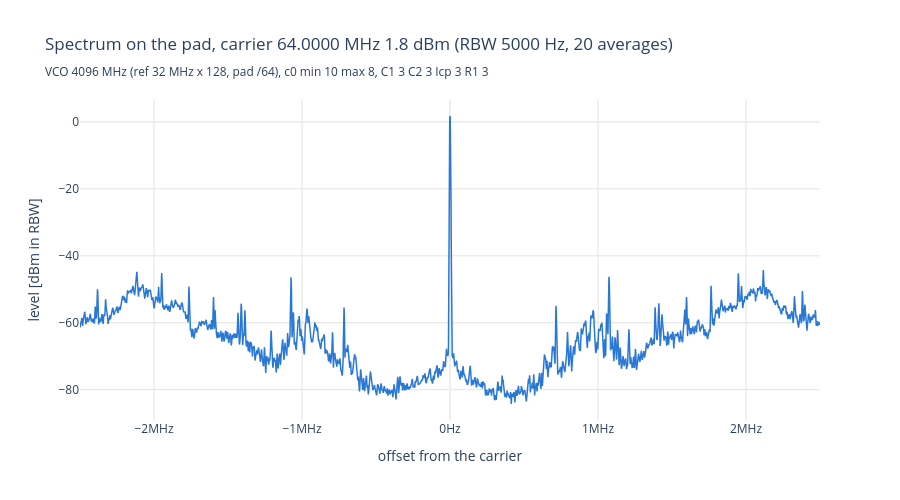

Source (notebook cell):
### Code cell
F_start, F_stop = None, None  # offset from the carrier shown [Hz] (may be negative); None = edge of the trace

# Averaged spectrum on the pad around the carrier, as measured (dBm in the trace's RBW, not binned).
d = trace_of("spectrum")
d = d.assign(freq=d["freq"] - d["center"])
d = in_range(d, d["freq"].min() if F_start is None else F_start, d["freq"].max() if F_stop is None else F_stop)
fig = go.Figure()
fig.add_scatter(x=d["freq"], y=d["level_dbm"], mode="lines", line=dict(color=PALETTE[0], width=1.5), showlegend=False,
                hovertemplate="%{x:.4s}Hz: %{y:.1f} dBm<extra></extra>")
fig.update_layout(title=f"Spectrum on the pad, carrier {r.f_out_meas / 1e6:.4f} MHz {r.carrier_dbm:.1f} dBm "
                        f"(RBW {d['rbw'].iloc[0]:g} Hz, {d['averages'].iloc[0]:.0f} averages)<br><sub>{TITLE}</sub>",
                  template="plotly_white", height=500)
fig.update_xaxes(title="offset from the carrier", type="linear", ticksuffix="Hz", exponentformat="SI", gridcolor=GRID)
fig.update_yaxes(title="level [dBm in RBW]", gridcolor=GRID)
save(fig, "spectrum")

### Figure 1 — Plotly figure (JSON) as saved in the notebook; plotly's stock layout.template omitted (floating-point values rounded to 4 significant figures; data arrays with more than 128 entries replaced by an {"elided": "..."} marker saying what was removed)
{"data": [{"hovertemplate": "%{x:.4s}Hz: %{y:.1f} dBm<extra></extra>", "line": {"color": "#2a78d6", "width": 1.5}, "mode": "lines", "showlegend": false, "type": "scatter", "x": {"elided": "5001 float values"}, "y": {"elided": "5001 float values"}}], "layout": {"height": 500, "title": {"text": "Spectrum on the pad, carrier 64.0000 MHz 1.8 dBm (RBW 5000 Hz, 20 averages)<br><sub>VCO 4096 MHz (ref 32 MHz x 128, pad /64), c0 min 10 max 8, C1 3 C2 3 Icp 3 R1 3</sub>"}, "xaxis": {"exponentformat": "SI", "gridcolor": "#e4e3df", "ticksuffix": "Hz", "title": {"text": "offset from the carrier"}, "type": "linear"}, "yaxis": {"gridcolor": "#e4e3df", "title": {"text": "level [dBm in RBW]"}}}}
